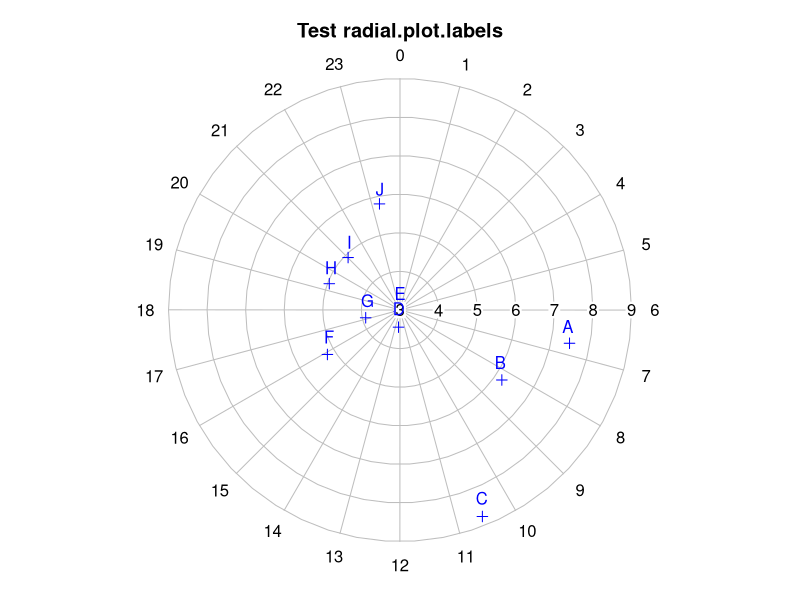
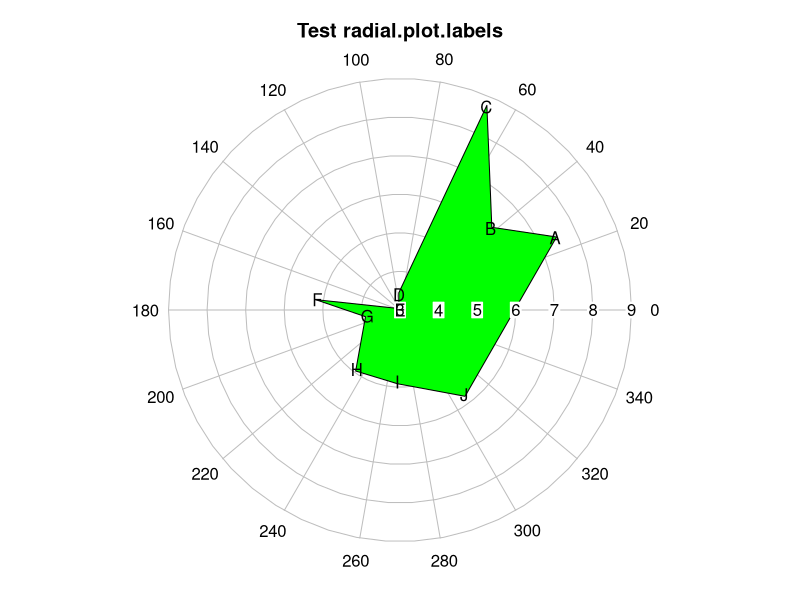

Write R code to recreate these figures, in order.
library(plotrix)


### Name: radial.plot.labels
### Title: Display labels on a circular grid
### Aliases: radial.plot.labels
### Keywords: misc

### ** Examples

 testlen<-c(rnorm(10)*2+5)
 # do the labels in clock24 units
 testpos<-c(6.74,8.3,10.55,12.33,13.75,15.9,17.15,19.36,21.02,23.27)
 oldpar<-clock24.plot(testlen,testpos,main="Test radial.plot.labels",
  rp.type="s",point.symbols=3,point.col="blue")
 radial.plot.labels(testlen,testpos,units="clock24",labels=LETTERS[1:10],
  pos=3,col="blue")
 testangle<-c(25,42,67,94,128,173,191,234,268,307)
 # now a polar plot
 polar.plot(testlen,testangle,main="Test radial.plot.labels",rp.type="p",
  poly.col="green")
 radial.plot.labels(testlen,testangle,units="polar",labels=LETTERS[1:10])
 # reset par
 par(oldpar)
